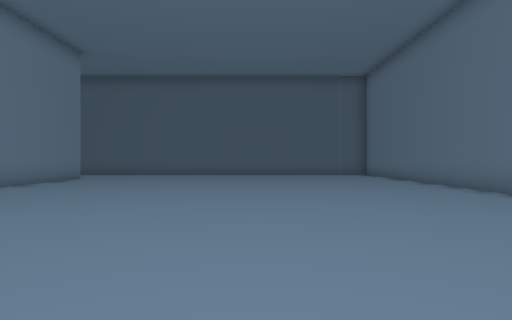
view 1 (above)

23 first-person views from a walk through a Unity game level. The camera is 1.5 m above the floor, looks level and sees 75° across. The floor is counted in squares, 2 m on a side. Each view is taken from the middle of a square. On the plan, view 1 faces up. The plan holds only what a view shows up to about 11 squares ahead; the rest is blank. The place goes on beyond the plan.

view 2
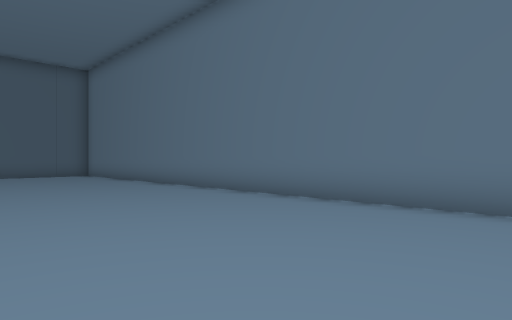

view 3
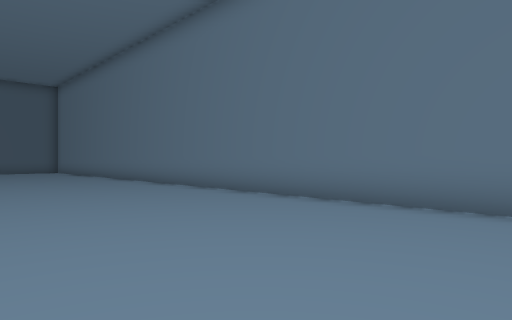

view 4
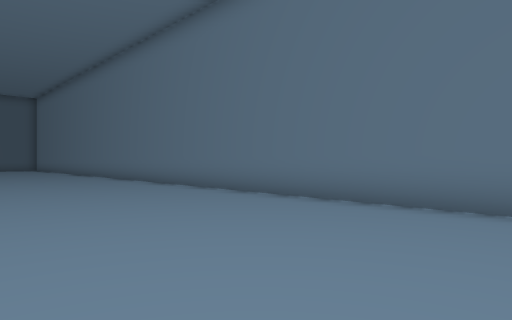

view 5
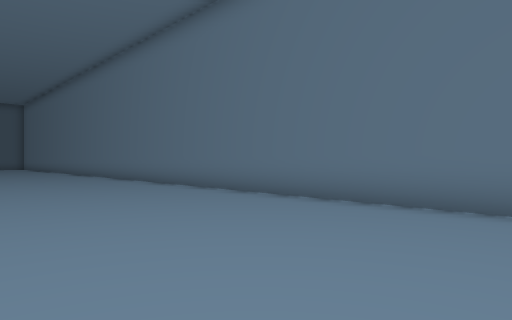

view 6
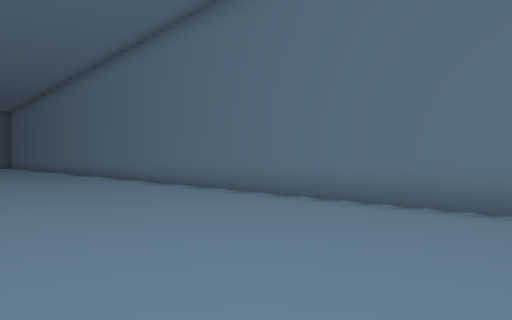

view 7
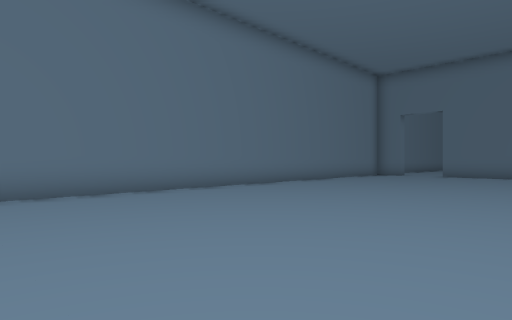

view 8
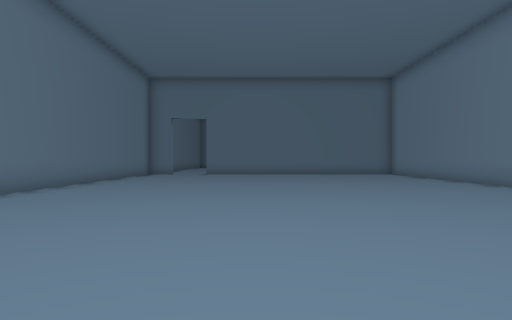

view 9
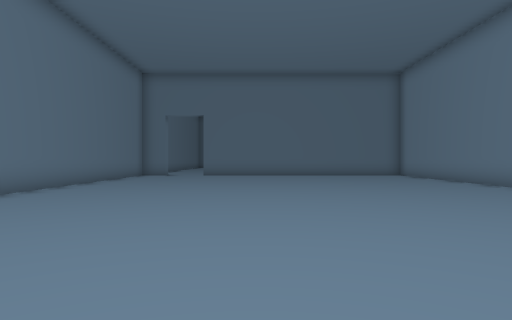

view 10
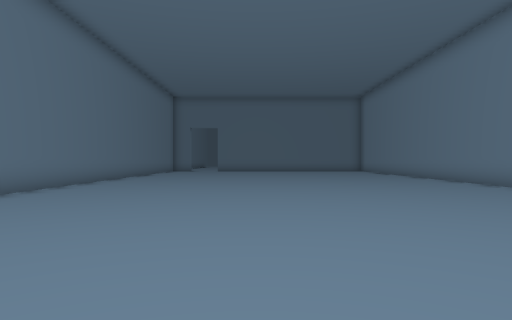

view 11
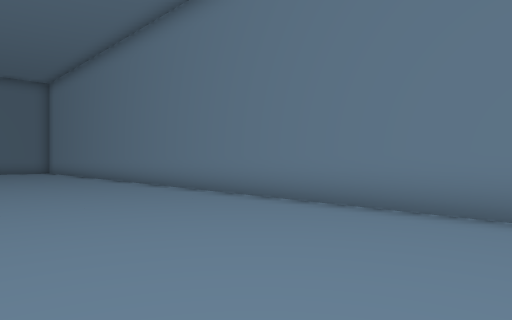

view 12
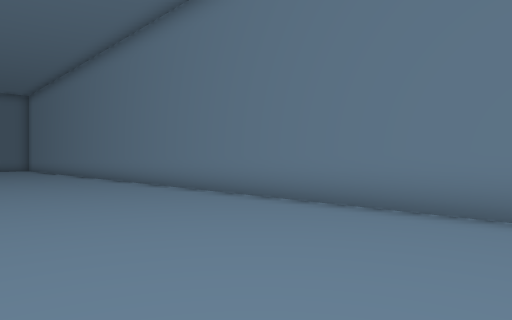

view 13
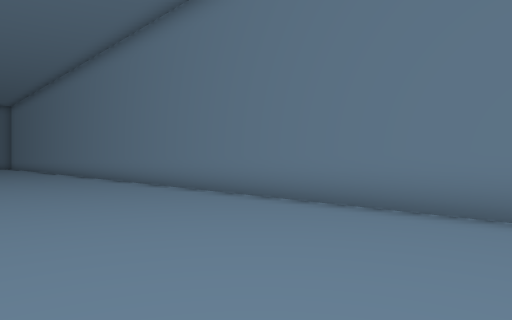

view 14
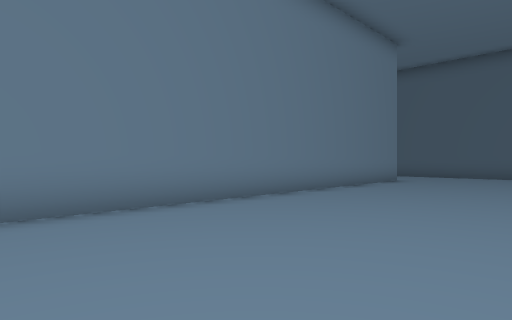

view 15
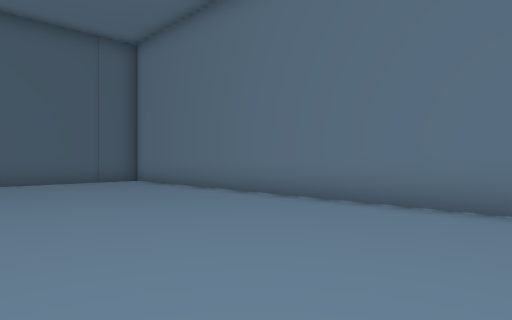

view 16
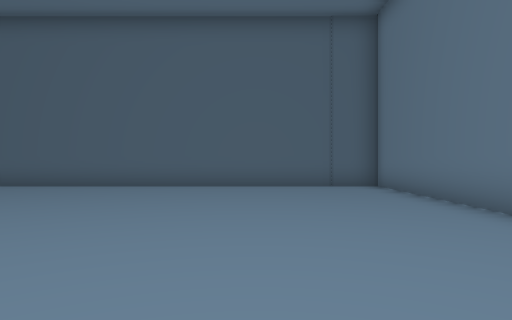

view 17
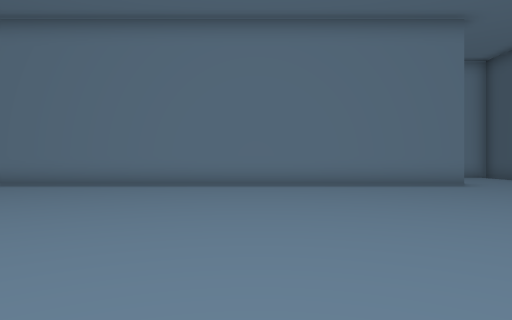

view 18
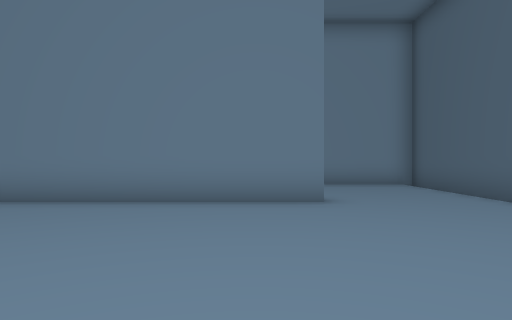

view 19
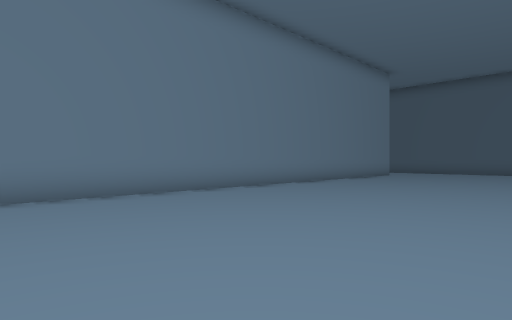

view 20
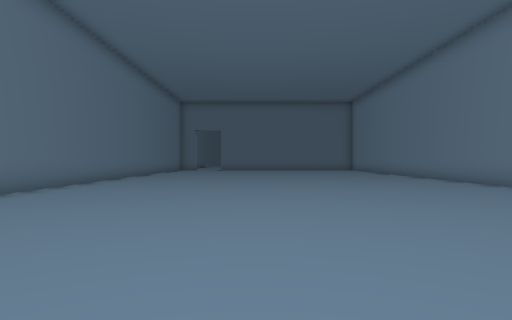

view 21
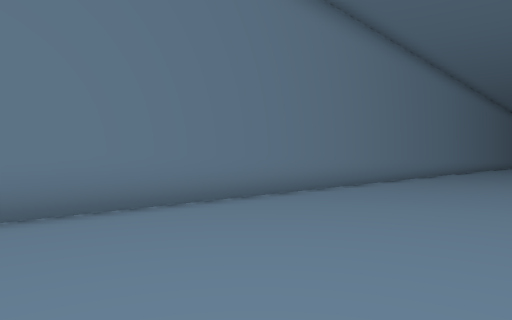

view 22
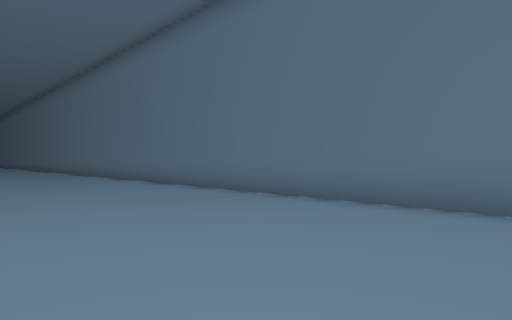

view 23
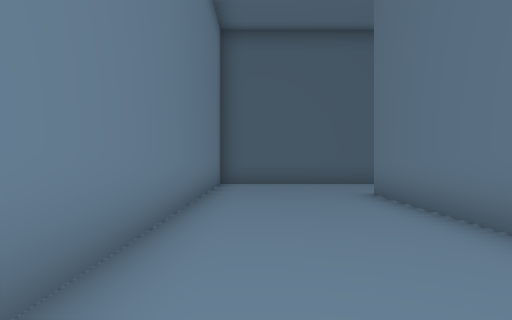

### Floor plan
Points are (right, up) in squares from view 1. A wall is a line through its corners. A room is listed if a view was taken in it or the views show most of it. See-through windows are left out.
Room 1 (views 1, 2, 3, 4, 5, 6, 7, 8, 9, 10, 11, 12, 13, 14, 15, 16, 17, 18, 19, 20, 21, 22)
walls: (-7, 13.2) (-7, -26); (5.5, -26) (5.5, 16.8) (-5.4, 16.8)
ways out: opening at (-6.7, 15) to room 2
Room 2 (view 23)
walls: (-7.4, 9.2) (-7.4, 13.2); (-5.4, 16.8) (-11.1, 16.8) (-11.1, 7.4)
ways out: opening at (-6.7, 15) to room 1

Where each view was taken, in squares from view 1:
view 1: 0 up, 0 right, facing up
view 2: 0 up, 0 right, facing up-right
view 3: 5 down, 0 right, facing up-right
view 4: 10 down, 0 right, facing up-right
view 5: 14 down, 0 right, facing up-right
view 6: 19 down, 0 right, facing up-right
view 7: 15 down, 2 left, facing down-right
view 8: 14 down, 0 right, facing down
view 9: 15 down, 0 right, facing down
view 10: 9 down, 0 right, facing down
view 11: 10 down, 2 left, facing down-left
view 12: 5 down, 2 left, facing down-left
view 13: 1 up, 2 left, facing down-left
view 14: 1 up, 2 left, facing up-left
view 15: 5 up, 0 right, facing up-right
view 16: 7 up, 2 right, facing up
view 17: 7 up, 3 right, facing left
view 18: 12 up, 1 left, facing left
view 19: 3 down, 0 right, facing up-left
view 20: 7 down, 0 right, facing down
view 21: 26 down, 2 left, facing up-left
view 22: 26 down, 0 right, facing up-right
view 23: 6 up, 10 left, facing up
